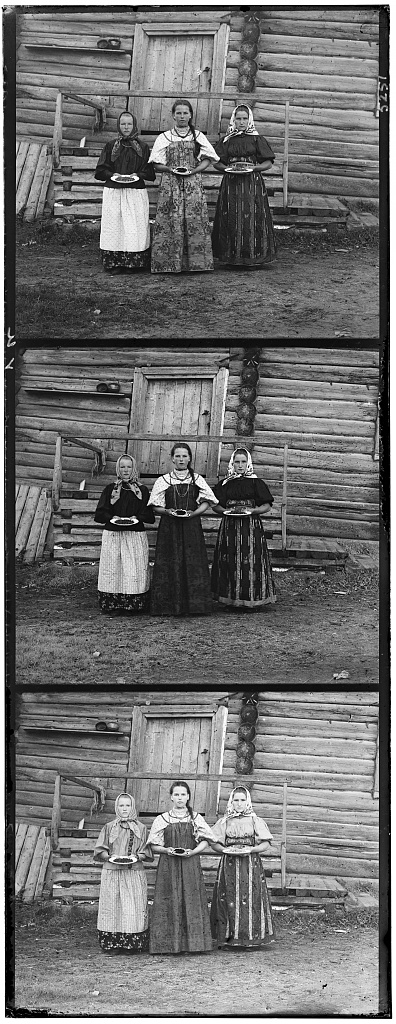
%> input picture 01043v.jpg, 396 x 1024 px
$ octave lab4.m   (GNU Octave 9; MATLAB toolbox functions it lacks are replaced by stand-ins)
%> lines starting %> are read from the running program, lines starting %| are printed output that depends on the picture
### shifting.m
%Carl Englund
%caren083 MT3A
%caren083@student.liu.se

%Performed the Sum of Squared Differences method on the images. Try to find
%the best fitting shift by doing it several times and comparing the results
%against each other.
function [displacement] = shifting(imageToBeMapped, mappingImage)
    SSDtracker = inf;

    for i = -20 : 20
        for j = -20 : 20
            shiftedImage = circshift(imageToBeMapped, [i j]);
            SSD = sum((mappingImage(:) - shiftedImage(:)).^2);
            if SSD < SSDtracker
                SSDtracker = SSD;
                displacement = [i j];
            end
        end
    end
end

### cropping.m
%Carl Englund
%caren083 MT3A
%caren083@student.liu.se

function [croppedImage] = cropping(unCroppedImage)

%Check the beginning of the image for cropping in x and y. Then use the
%same distance on the other side.. Not the smartest or best of crops
%im afraid

[height width d] = size(unCroppedImage);

edgeImage = edge((rgb2gray(unCroppedImage)),'canny', 0.01);

ave_x = sum(edgeImage,1)/width;
ave_y = sum(edgeImage,2)/height;
xCrop = round(find(ave_x(1:end*0.1)>mean(ave_x), 5, 'last'));
yCrop = round(find(ave_y(1:end*0.1)>mean(ave_y), 5, 'last'));

xCrop = max(xCrop);
yCrop = max(yCrop);

%Some extra padding since the cropping seems to work better with it.
padding = ceil(height/100);

croppedImage = imcrop(unCroppedImage, [xCrop yCrop+padding width-2*xCrop height-2*yCrop-padding]);

end

### matching.m
%Carl Englund
%caren083 MT3A
%caren083@student.liu.se

function [colorImage2] = matching(colorImage, contrast)

returnImage = colorImage;

%Weight color channels with theory from https://courses.cs.washington.edu/courses/cse467/08au/labs/l5/whiteBalance.pdf
%Gray World Assumption
R = colorImage(:,:,1);
G = colorImage(:,:,2);
B = colorImage(:,:,3);

meanR = mean(mean(R));
meanG = mean(mean(G));
meanB = mean(mean(B));

scaleR = meanG/meanR;
scaleB = meanG/meanB;

colorImage2(:,:,1) = returnImage(:,:,1)*scaleR;
colorImage2(:,:,2) = returnImage(:,:,2);
colorImage2(:,:,3) = returnImage(:,:,3)*scaleB;

%Improve contrast, method from http://se.mathworks.com/help/images/examples/contrast-enhancement-techniques.html
srgb2lab = makecform('srgb2lab');
lab2srgb = makecform('lab2srgb');

if nargin > 1
    disp('lol');
    contrast_image = applycform(colorImage2, srgb2lab);
    max_luminosity = 100;
    L = contrast_image(:,:,1)/max_luminosity;

    contrast_image(:,:,1) = imadjust(L)*max_luminosity;
    colorImage2 = applycform(contrast_image, lab2srgb);
end

end

### lab4.m
%Carl Englund
%caren083 MT3A
%caren083@student.liu.se

file = '01043v.jpg'; %Three girls

fileending = strsplit(file,'.');
picture = im2double(imread(file));
%> picture: size 1024x396 double; min 0, max 1, mean 0.437
[height width] = size(picture);
%> height = 1024; width = 396
scalevalue = 1;
height = round(height/3);
%> height = 341

blueChannel = picture(1:height, :); %Blue
greenChannel = picture(height*1+1:(height*2), :); %Green
redChannel = picture(height*2:(height*3)-1, :); %Red

%Reduce the partial images
if(strcmp(fileending(2), 'tif'))
   for i = 1:3
        blueChannel = imresize(blueChannel, 0.5);
        greenChannel = imresize(greenChannel, 0.5);
        redChannel = imresize(redChannel, 0.5);
        scalevalue =  2.^i;
   end
   [height width] = size(blueChannel);
end


%Retrieve a patch in the middle of the picture and use the Edge method.
blueMiddle = imcrop(blueChannel, [round(width/2.5) round(height/2.5) round((width/2.5)+width*0.05) round((height/2.5)+height*0.05)]);
greenMiddle = imcrop(greenChannel, [round(width/2.5) round(height/2.5) round((width/2.5)+width*0.05) round((height/2.5)+height*0.05)]);
redMiddle = imcrop(redChannel, [round(width/2.5) round(height/2.5) round((width/2.5)+width*0.05) round((height/2.5)+height*0.05)]);

blueMiddle = edge(blueMiddle, 'canny', 0.01);
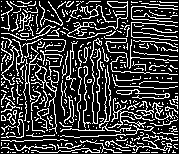
%> blueMiddle: size 154x179 logical; 24.2% white in thin lines or dots
greenMiddle = edge(greenMiddle, 'canny', 0.01);
redMiddle = edge(redMiddle, 'canny', 0.01);

%Retrieve the correct positions again
displacementB = shifting(blueMiddle, greenMiddle);
%> after the loop in shifting, `for i = -20 : 20`: SSDtracker = 7125; displacement = [2 -1]
%> displacementB = [2 -1]
displacementR = shifting(redMiddle, greenMiddle);
%> displacementR = [2 1]

[height width] = size(picture);
%> height = 1024
height = round(height/3);
%> height = 341

%Shift the channels to their correct positions
RtoG = circshift(picture(height*2:(height*3)-1, :), displacementR*scalevalue);
BtoG = circshift(picture(1:height, :), displacementB*scalevalue);

%Make it into a colorimage
colorImage = cat(3,  RtoG, picture(height*1+1:(height*2), :), BtoG);
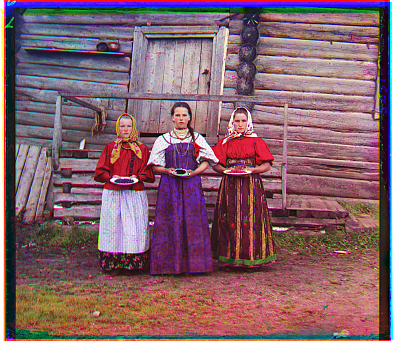
%> colorImage: size 341x396x3 double; mean R, G, B 0.516, 0.378, 0.415

%Image operations If you dont want to use the contrast fix just remove
%the second argument in the matching function. (It checks how many arguments
%that are sent in to the function)
croppedImage = cropping(colorImage);
%> in cropping, `edgeImage = edge((rgb2gray(unCroppedImage)),'canny', 0.01);`:
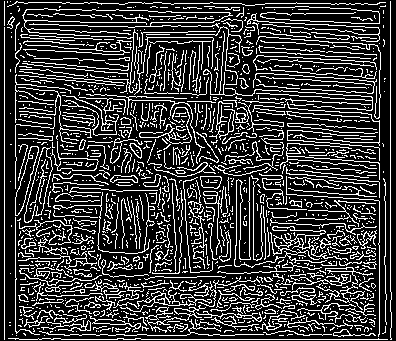
%> edgeImage: size 341x396 logical; 23.1% white in thin lines or dots
%> in cropping, `ave_x = sum(edgeImage,1)/width;`: ave_x = 396 values, max 0.854 at index 5, min 0 at index 1, mean 0.199
%> in cropping, `ave_y = sum(edgeImage,2)/height;`: ave_y = 341 values, max 1.01 at index 340, min 0 at index 1, mean 0.268
%> in cropping, `xCrop = round(find(ave_x(1:end*0.1)>mean(ave_x), 5, 'last'));`: xCrop = [33 34 37 38 39]
%> in cropping, `yCrop = round(find(ave_y(1:end*0.1)>mean(ave_y), 5, 'last'));`: yCrop = [11; 14; 23; 27; 33]
%> in cropping, `xCrop = max(xCrop);`: xCrop = 39
%> in cropping, `yCrop = max(yCrop);`: yCrop = 33
%> in cropping, `croppedImage = imcrop(unCroppedImage, [xCrop yCrop+padding width-2*xCr..`:
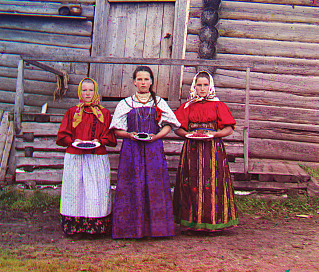
%> croppedImage: size 272x319x3 double; mean R, G, B 0.534, 0.38, 0.418
weightedColors = matching(croppedImage, 1);
%> in matching, `R = colorImage(:,:,1);`:
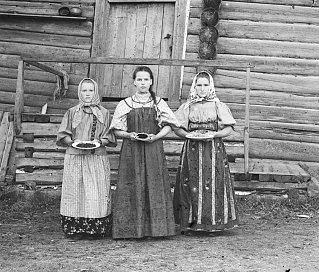
%> R: size 272x319 double; min 0, max 1, mean 0.534
%> in matching, `B = colorImage(:,:,3);`:
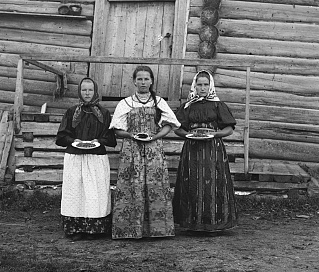
%> B: size 272x319 double; min 0, max 1, mean 0.418
%> in matching, `meanR = mean(mean(R));`: meanR = 0.534
%> in matching, `meanG = mean(mean(G));`: meanG = 0.38
%> in matching, `meanB = mean(mean(B));`: meanB = 0.418
%> in matching, `scaleR = meanG/meanR;`: scaleR = 0.711
%> in matching, `scaleB = meanG/meanB;`: scaleB = 0.907
%> in matching, `contrast_image = applycform(colorImage2, srgb2lab);`: contrast_image: size 272x319x3 double; mean of channels 1, 2, 3 41.2, 1.7, 1
%> in matching, `contrast_image(:,:,1) = imadjust(L)*max_luminosity;`: contrast_image: size 272x319x3 double; mean of channels 1, 2, 3 43.9, 1.7, 1
%> in matching, `colorImage2 = applycform(contrast_image, lab2srgb);`:
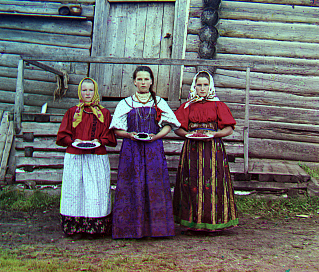
%> colorImage2: size 272x319x3 double; mean R, G, B 0.409, 0.408, 0.409
imshow(croppedImage);

$ run again, with 00106v.jpg copied over 01043v.jpg
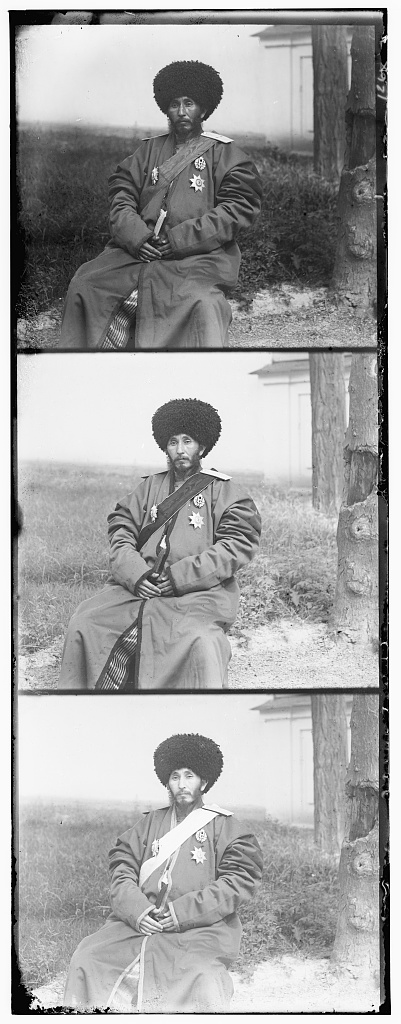
%> input picture 00106v.jpg, 401 x 1024 px
%> `blueMiddle = edge(blueMiddle, 'canny', 0.01);`:
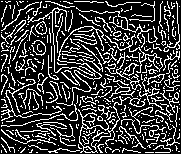
%> blueMiddle: size 154x181 logical; 24% white in thin lines or dots
%> after the loop in shifting, `for i = -20 : 20`: SSDtracker = 6034; displacement = [-4 -1]
%> displacementR = [4 -2]
%> edgeImage: size 341x401 logical; 17.9% white in thin lines or dots
%> ave_x = 401 values, max 0.623 at index 389, min 0 at index 1, mean 0.152
%> ave_y = 341 values, max 0.845 at index 339, min 0 at index 1, mean 0.211
%> in cropping, `xCrop = round(find(ave_x(1:end*0.1)>mean(ave_x), 5, 'last'));`: xCrop = [32 35 36 38 39]
%> in cropping, `yCrop = round(find(ave_y(1:end*0.1)>mean(ave_y), 5, 'last'));`: yCrop = [6; 12; 13; 18; 19]
%> in cropping, `xCrop = max(xCrop);`: xCrop = 39
%> in cropping, `yCrop = max(yCrop);`: yCrop = 19
%> meanR = 0.737
%> meanG = 0.701
%> meanB = 0.477
%> scaleR = 0.951
%> scaleB = 1.47
%> in matching, `colorImage2 = applycform(contrast_image, lab2srgb);`:
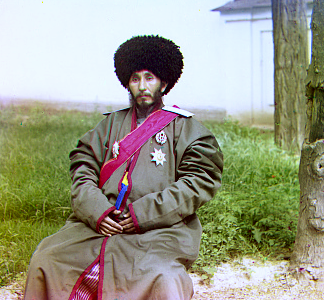
%> colorImage2: size 300x324x3 double; mean R, G, B 0.607, 0.608, 0.534

$ run again, with 00172v.jpg copied over 01043v.jpg
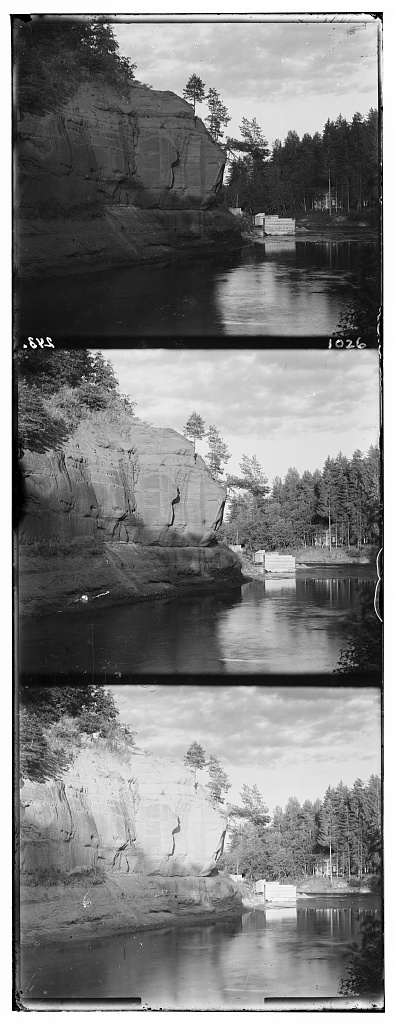
%> input picture 00172v.jpg, 396 x 1024 px
%> `blueMiddle = edge(blueMiddle, 'canny', 0.01);`:
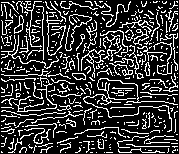
%> blueMiddle: size 154x179 logical; 22.2% white in thin lines or dots
%> after the loop in shifting, `for i = -20 : 20`: SSDtracker = 5669; displacement = [-4 0]
%> displacementR = [10 -1]
%> edgeImage: size 341x396 logical; 19.9% white in thin lines or dots
%> ave_x = 396 values, max 0.856 at index 12, min 0 at index 1, mean 0.171
%> ave_y = 341 values, max 0.798 at index 8, min 0 at index 1, mean 0.231
%> in cropping, `xCrop = round(find(ave_x(1:end*0.1)>mean(ave_x), 5, 'last'));`: xCrop = [35 36 37 38 39]
%> in cropping, `yCrop = round(find(ave_y(1:end*0.1)>mean(ave_y), 5, 'last'));`: yCrop = [17; 18; 20; 23; 29]
%> in cropping, `xCrop = max(xCrop);`: xCrop = 39
%> in cropping, `yCrop = max(yCrop);`: yCrop = 29
%> meanR = 0.611
%> meanG = 0.495
%> meanB = 0.353
%> scaleR = 0.809
%> scaleB = 1.4
%> in matching, `colorImage2 = applycform(contrast_image, lab2srgb);`:
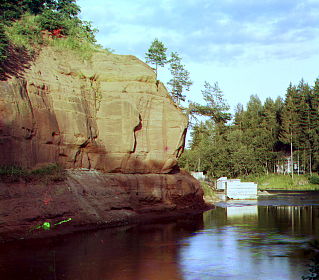
%> colorImage2: size 280x319x3 double; mean R, G, B 0.488, 0.488, 0.443

$ run again, with 00963v.jpg copied over 01043v.jpg
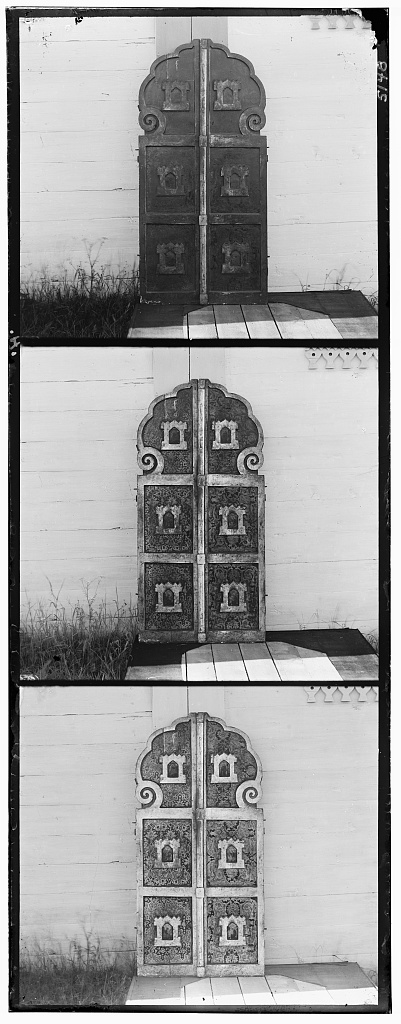
%> input picture 00963v.jpg, 401 x 1024 px
%> after the loop in shifting, `for i = -20 : 20`: SSDtracker = 7945; displacement = [-2 -2]
%> displacementR = [6 1]
%> edgeImage: size 341x401 logical; 18.6% white in thin lines or dots
%> ave_x = 401 values, max 0.84 at index 9, min 0 at index 1, mean 0.158
%> ave_y = 341 values, max 0.9 at index 12, min 0 at index 1, mean 0.219
%> in cropping, `xCrop = round(find(ave_x(1:end*0.1)>mean(ave_x), 5, 'last'));`: xCrop = [34 35 36 39 40]
%> in cropping, `yCrop = round(find(ave_y(1:end*0.1)>mean(ave_y), 5, 'last'));`: yCrop = [4; 5; 6; 8; 12]
%> in cropping, `xCrop = max(xCrop);`: xCrop = 40
%> in cropping, `yCrop = max(yCrop);`: yCrop = 12
%> meanR = 0.692
%> meanG = 0.613
%> meanB = 0.602
%> scaleR = 0.885
%> scaleB = 1.02
%> in matching, `colorImage2 = applycform(contrast_image, lab2srgb);`:
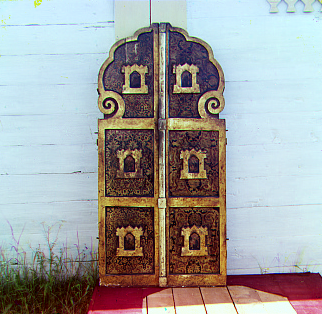
%> colorImage2: size 314x322x3 double; mean R, G, B 0.629, 0.631, 0.632
